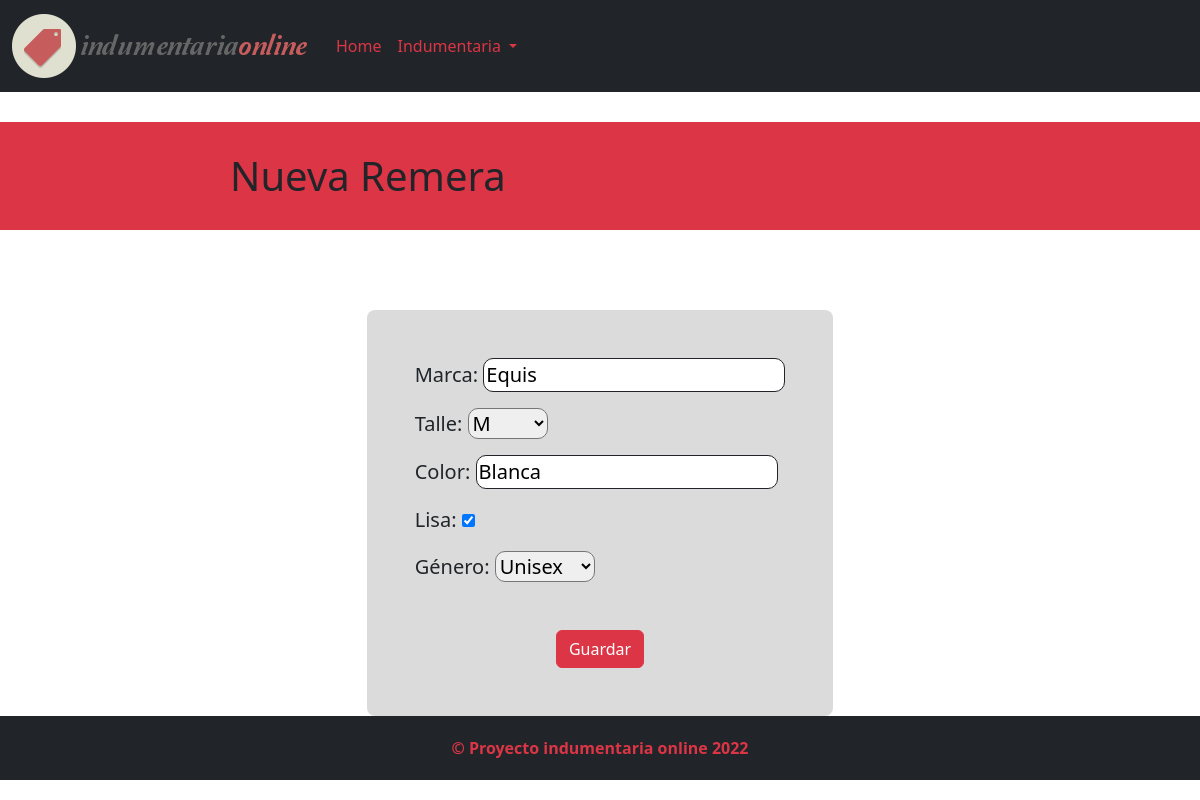
Page /shop/modificar_indumentaria/2 on the committed database.
### shop/models.py (models this page shows, shortened)
class Remera(models.Model):
    marca = models.CharField("Marca", max_length=128)
    TALLES = (
        (1, "XS"),
        (2, "S"),
        (3, "M"),
        (4, "L"),
        (5, "XL"),
        (6, "XXL")
    )
    talle = models.PositiveSmallIntegerField("Talle", choices=TALLES)
    color = models.CharField("Color", max_length=128)
    lisa = models.BooleanField("Lisa")
    GENEROS = (
        (1, "Hombre"),
        (2, "Mujer"),
        (3, "Unisex")
    )
    genero = models.PositiveSmallIntegerField("Género", choices=GENEROS)

### shop/views.py (the view)
# urls.py: path("modificar_indumentaria/<int:pk>", views.modificar_indumentaria, name="modificar_indumentaria"),
def modificar_indumentaria(request, pk, template_name='shop/nueva_remera.html'):
    remera = Remera.objects.get(id=pk)
    form = RemeraForm(request.POST or None, instance=remera)
    if request.method == 'POST':
        if form.is_valid():
            form.save(commit=True)
            messages.success(request, "¡Indumentaria actualizada!")
            return redirect('index')
    datos = {
        "form": form
    }
    return render(request, template_name, datos)

### shop/forms.py
class RemeraForm(ModelForm):
    class Meta:
        model= Remera
        fields = '__all__'

### shop/templates/shop/nueva_remera.html (shortened to what this page needs)
{% extends 'base.html' %}
{% load static %}
{% block content %}
    <div class="text bg-danger contenedor-titulo-nueva-remera">
        <h1 class="titulo-nueva-remera">Nueva Remera</h1>
    </div>
    <div class="d-flex justify-content-center contenedor-formulario">
        <form class="form-control-lg p-lg-5 formulario" method="post">{% csrf_token %}
            {{ form.as_p }}
            <div class="text-center mt-5">
                <button type="submit" class="btn btn-danger">Guardar</button>
            </div>
        </form>
    </div>
{% endblock %}

### shop/static/css/estilos.css (style rules this page uses)
* { box-sizing: border-box; }
body { margin: 0; padding: 0; }
.contenido-main h1 { padding: 30px; }
.contenedor-titulo-catalogo h3, .contenedor-titulo-nueva-remera .titulo-nueva-remera, .contenedor-titulo-contacto .titulo-contacto { margin-left: 200px; }
.contenedor-formulario { margin-top: 80px; }
.formulario { background-color: #dbdbdb; }
.formulario input { border-radius: 10px; border: 1px solid #212529; }
.formulario select { border-radius: 10px; }

### rows in the picture
Remera: marca "Equis", talle "M", color "Blanca", lisa "☑", genero "Unisex"
